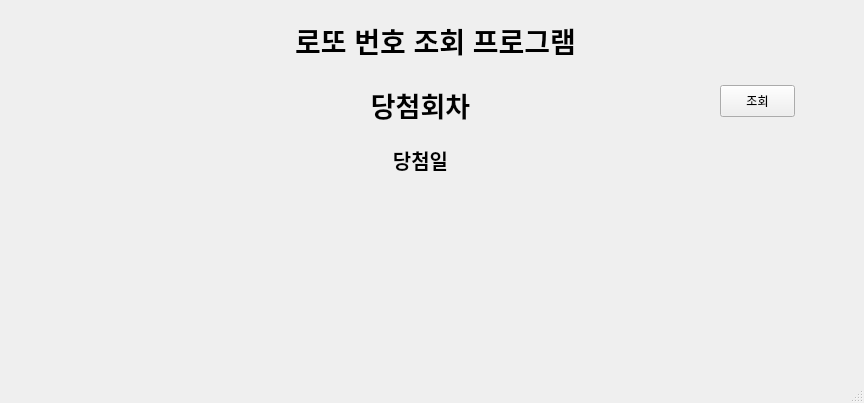
<?xml version="1.0" encoding="UTF-8"?>
<ui version="4.0">
 <class>MainWindow</class>
 <widget class="QMainWindow" name="MainWindow">
  <property name="geometry">
   <rect>
    <x>0</x>
    <y>0</y>
    <width>864</width>
    <height>403</height>
   </rect>
  </property>
  <property name="windowTitle">
   <string>MainWindow</string>
  </property>
  <widget class="QWidget" name="centralwidget">
   <widget class="QLabel" name="label">
    <property name="geometry">
     <rect>
      <x>250</x>
      <y>10</y>
      <width>371</width>
      <height>61</height>
     </rect>
    </property>
    <property name="font">
     <font>
      <pointsize>21</pointsize>
      <weight>75</weight>
      <bold>true</bold>
     </font>
    </property>
    <property name="text">
     <string>로또 번호 조회 프로그램</string>
    </property>
    <property name="alignment">
     <set>Qt::AlignCenter</set>
    </property>
   </widget>
   <widget class="QPushButton" name="pushButton">
    <property name="geometry">
     <rect>
      <x>720</x>
      <y>85</y>
      <width>75</width>
      <height>32</height>
     </rect>
    </property>
    <property name="text">
     <string>조회</string>
    </property>
   </widget>
   <widget class="QLabel" name="date_label">
    <property name="geometry">
     <rect>
      <x>130</x>
      <y>85</y>
      <width>581</width>
      <height>40</height>
     </rect>
    </property>
    <property name="font">
     <font>
      <pointsize>20</pointsize>
      <weight>75</weight>
      <bold>true</bold>
     </font>
    </property>
    <property name="text">
     <string>당첨회차</string>
    </property>
    <property name="alignment">
     <set>Qt::AlignCenter</set>
    </property>
   </widget>
   <widget class="QLabel" name="num1">
    <property name="geometry">
     <rect>
      <x>60</x>
      <y>215</y>
      <width>81</width>
      <height>60</height>
     </rect>
    </property>
    <property name="font">
     <font>
      <pointsize>22</pointsize>
      <weight>75</weight>
      <bold>true</bold>
     </font>
    </property>
    <property name="text">
     <string/>
    </property>
   </widget>
   <widget class="QLabel" name="num2">
    <property name="geometry">
     <rect>
      <x>150</x>
      <y>215</y>
      <width>81</width>
      <height>60</height>
     </rect>
    </property>
    <property name="font">
     <font>
      <pointsize>22</pointsize>
      <weight>75</weight>
      <bold>true</bold>
     </font>
    </property>
    <property name="text">
     <string/>
    </property>
   </widget>
   <widget class="QLabel" name="num3">
    <property name="geometry">
     <rect>
      <x>250</x>
      <y>215</y>
      <width>81</width>
      <height>60</height>
     </rect>
    </property>
    <property name="font">
     <font>
      <pointsize>22</pointsize>
      <weight>75</weight>
      <bold>true</bold>
     </font>
    </property>
    <property name="text">
     <string/>
    </property>
   </widget>
   <widget class="QLabel" name="num4">
    <property name="geometry">
     <rect>
      <x>350</x>
      <y>215</y>
      <width>81</width>
      <height>60</height>
     </rect>
    </property>
    <property name="font">
     <font>
      <pointsize>22</pointsize>
      <weight>75</weight>
      <bold>true</bold>
     </font>
    </property>
    <property name="text">
     <string/>
    </property>
   </widget>
   <widget class="QLabel" name="num5">
    <property name="geometry">
     <rect>
      <x>460</x>
      <y>215</y>
      <width>81</width>
      <height>60</height>
     </rect>
    </property>
    <property name="font">
     <font>
      <pointsize>22</pointsize>
      <weight>75</weight>
      <bold>true</bold>
     </font>
    </property>
    <property name="text">
     <string/>
    </property>
   </widget>
   <widget class="QLabel" name="num6">
    <property name="geometry">
     <rect>
      <x>560</x>
      <y>215</y>
      <width>81</width>
      <height>60</height>
     </rect>
    </property>
    <property name="font">
     <font>
      <pointsize>22</pointsize>
      <weight>75</weight>
      <bold>true</bold>
     </font>
    </property>
    <property name="text">
     <string/>
    </property>
   </widget>
   <widget class="QLabel" name="num7">
    <property name="geometry">
     <rect>
      <x>700</x>
      <y>215</y>
      <width>81</width>
      <height>60</height>
     </rect>
    </property>
    <property name="font">
     <font>
      <pointsize>22</pointsize>
      <weight>75</weight>
      <bold>true</bold>
     </font>
    </property>
    <property name="text">
     <string/>
    </property>
   </widget>
   <widget class="QLabel" name="date_label_2">
    <property name="geometry">
     <rect>
      <x>130</x>
      <y>140</y>
      <width>581</width>
      <height>40</height>
     </rect>
    </property>
    <property name="font">
     <font>
      <pointsize>15</pointsize>
      <weight>75</weight>
      <bold>true</bold>
     </font>
    </property>
    <property name="text">
     <string>당첨일</string>
    </property>
    <property name="alignment">
     <set>Qt::AlignCenter</set>
    </property>
   </widget>
  </widget>
  <widget class="QMenuBar" name="menubar">
   <property name="geometry">
    <rect>
     <x>0</x>
     <y>0</y>
     <width>864</width>
     <height>21</height>
    </rect>
   </property>
  </widget>
  <widget class="QStatusBar" name="statusbar"/>
 </widget>
 <resources/>
 <connections/>
</ui>
